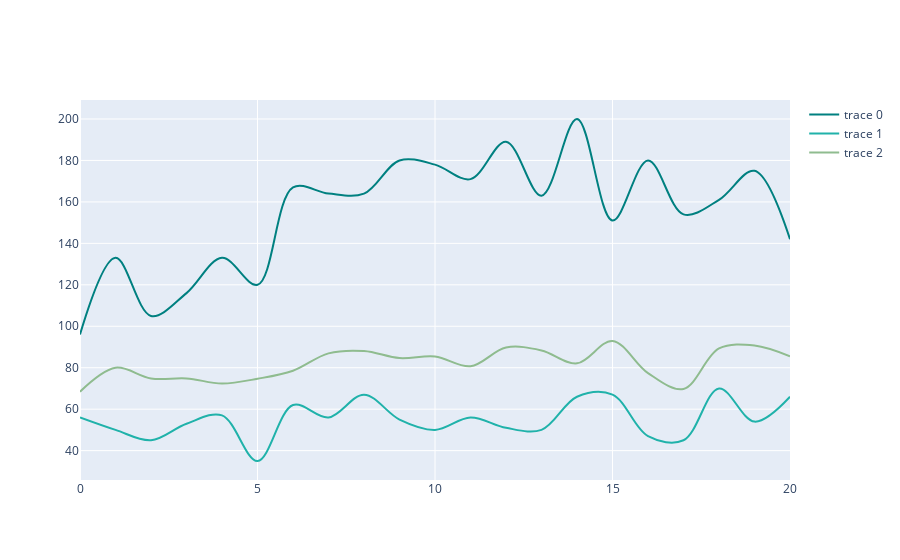

Here is the notebook cell this chart was saved with:
### Code cell
large_rockwell_template = dict(
        layout=go.Layout(title_font=dict(family="IBM Plex Sans", size=30)))


large_rockwell_template = dict(layout=go.Layout(title_font=dict(family="IBM Plex Sans", size=30)))


fig3 = make_subplots(rows=1, cols=1)  

fig3.add_trace(go.Scatter(x=hr_stats["dates"],y=hr_stats["max"],line=dict(color="teal"),line_shape='spline'),
    row=1, col=1)
fig3.add_trace(go.Scatter(x=hr_stats["dates"],y=hr_stats["min"],line=dict(color="lightseagreen"),line_shape='spline'),
    row=1, col=1)
fig3.add_trace(go.Scatter(x=hr_stats["dates"],y=hr_stats["mean"],line=dict(color="darkseagreen"),line_shape='spline'),
    row=1, col=1)
fig3.show()

### Figure 1 — Plotly figure (JSON) as saved in the notebook; plotly's stock layout.template omitted (floating-point values rounded to 4 significant figures)
{"data": [{"line": {"color": "teal", "shape": "spline"}, "type": "scatter", "x": [0, 1, 2, 3, 4, 5, 6, 7, 8, 9, 10, 11, 12, 13, 14, 15, 16, 17, 18, 19, 20], "xaxis": "x", "y": [96, 133, 105, 116, 133, 120, 167, 164, 164, 180, 178, 171, 189, 163, 200, 151, 180, 154, 161, 175, 142], "yaxis": "y"}, {"line": {"color": "lightseagreen", "shape": "spline"}, "type": "scatter", "x": [0, 1, 2, 3, 4, 5, 6, 7, 8, 9, 10, 11, 12, 13, 14, 15, 16, 17, 18, 19, 20], "xaxis": "x", "y": [56, 50, 45, 53, 57, 35, 62, 56, 67, 55, 50, 56, 51, 50, 66, 67, 47, 45, 70, 54, 66], "yaxis": "y"}, {"line": {"color": "darkseagreen", "shape": "spline"}, "type": "scatter", "x": [0, 1, 2, 3, 4, 5, 6, 7, 8, 9, 10, 11, 12, 13, 14, 15, 16, 17, 18, 19, 20], "xaxis": "x", "y": [68.46, 79.99, 74.83, 74.85, 72.38, 74.68, 78.55, 86.93, 88.06, 84.64, 85.4, 80.71, 89.75, 88.35, 82.11, 92.94, 77.41, 69.77, 89.3, 90.75, 85.55], "yaxis": "y"}], "layout": {"xaxis": {"anchor": "y", "domain": [0, 1]}, "yaxis": {"anchor": "x", "domain": [0, 1]}}}
